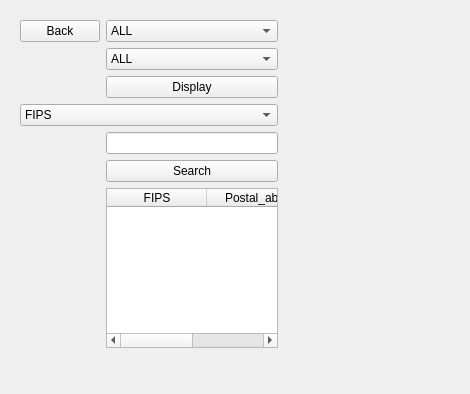
<?xml version="1.0" encoding="UTF-8"?>
<ui version="4.0">
 <class>State</class>
 <widget class="QWidget" name="State">
  <property name="geometry">
   <rect>
    <x>0</x>
    <y>0</y>
    <width>470</width>
    <height>394</height>
   </rect>
  </property>
  <property name="windowTitle">
   <string>Form</string>
  </property>
  <widget class="QWidget" name="layoutWidget">
   <property name="geometry">
    <rect>
     <x>20</x>
     <y>20</y>
     <width>258</width>
     <height>328</height>
    </rect>
   </property>
   <layout class="QFormLayout" name="formLayout">
    <item row="0" column="0">
     <widget class="QPushButton" name="Back">
      <property name="text">
       <string>Back</string>
      </property>
     </widget>
    </item>
    <item row="0" column="1">
     <widget class="QComboBox" name="box1">
      <item>
       <property name="text">
        <string>ALL</string>
       </property>
      </item>
      <item>
       <property name="text">
        <string>FIPS</string>
       </property>
      </item>
      <item>
       <property name="text">
        <string>Postal_abbr</string>
       </property>
      </item>
     </widget>
    </item>
    <item row="1" column="1">
     <widget class="QComboBox" name="box2">
      <item>
       <property name="text">
        <string>ALL</string>
       </property>
      </item>
      <item>
       <property name="text">
        <string>First 10 Rows</string>
       </property>
      </item>
      <item>
       <property name="text">
        <string>First 100 Rows</string>
       </property>
      </item>
     </widget>
    </item>
    <item row="2" column="1">
     <widget class="QPushButton" name="Display">
      <property name="text">
       <string>Display</string>
      </property>
     </widget>
    </item>
    <item row="3" column="0" colspan="2">
     <widget class="QComboBox" name="box3">
      <item>
       <property name="text">
        <string>FIPS</string>
       </property>
      </item>
      <item>
       <property name="text">
        <string>Postal_abbr</string>
       </property>
      </item>
     </widget>
    </item>
    <item row="4" column="1">
     <widget class="QLineEdit" name="lineEdit"/>
    </item>
    <item row="5" column="1">
     <widget class="QPushButton" name="Search">
      <property name="text">
       <string>Search</string>
      </property>
     </widget>
    </item>
    <item row="6" column="1">
     <widget class="QTableWidget" name="tableWidget">
      <column>
       <property name="text">
        <string>FIPS</string>
       </property>
      </column>
      <column>
       <property name="text">
        <string>Postal_abbr</string>
       </property>
      </column>
     </widget>
    </item>
   </layout>
  </widget>
 </widget>
 <resources/>
 <connections/>
</ui>
